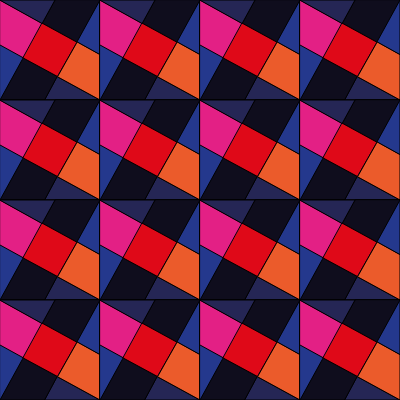
Frame 1 (no input)
Frame 60 (no input): identical to frame 1, image omitted
Frame 120 (the mouse pressed at the canvas centre since frame 60): identical to frame 1, image omitted

The p5.js sketch that drew this single still picture (run headless with seeded random() and noise() and a simulated clock; from frame 60 on, the mouse is pressed at the canvas centre):

// p5.js sketch
// ── sketch.js
c_x = 400;
c_y = 400;


function setup() {
  createCanvas(c_x, c_y);
}

function draw() {
  mosaico(0, 0, 100, c_x, c_y);
  //modulo(100);
}

function mosaico(x, y, size, c_x, c_y){
  for(var i = 0; i < (c_x/size); i++){
    for(var j = 0; j < (c_y/size); j++){
      modulo(x, y, size, c_x, c_y);
      
      x = x + size;
    }
    x = 0;
    y = y + size;
  }
}

function modulo(x, y, size, c_x, c_y){
  push();
    //background(36,56,141);//azulclaro
    fill(36,56,141);
    square(x, y, size);
  
    fill(15, 13, 29); //negro
    quad(x+size, y, x+(180*size)/c_x, y+size, x, y+size, x+(220*size)/c_x, y); // figuravertical
  
    fill(227, 32, 133); //rosado
    quad(x, y, x+size, y+(220*size)/c_y, x+size, y+size, x, y+(180*size)/c_y); // figuravertical
  
    fill(223,9,24); //rojo
    quad(x+(169*size)/c_x, y+(93*size)/c_y, x+(308*size)/c_x, y+(169*size)/c_y, x+(230*size)/c_x, y+(306*size)/c_y, x+(93*size)/c_x, y+(232*size)/c_y);//cuadrado
  
    fill(37,38,85); //azul
    triangle(x, y, x+(220*size)/c_x, y, x+(169*size)/c_x, y+(93*size)/c_y);//triangulo de arriba
    triangle(x+(180*size)/c_x, y+size, x+size, y+size, x+(230*size)/c_x, y+(307*size)/c_y);//triangulo de abajo
  
    fill(235,91, 43);
    quad(x+(308*size)/c_x, y+(169*size)/c_y, x+(230*size)/c_x, y+(307*size)/c_y, x+size, y+size, x+size, y+(220*size)/c_y);
  pop();
}
